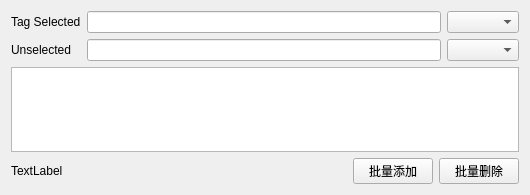
<?xml version="1.0" encoding="UTF-8"?>
<ui version="4.0">
 <class>Form</class>
 <widget class="QWidget" name="Form">
  <property name="geometry">
   <rect>
    <x>0</x>
    <y>0</y>
    <width>530</width>
    <height>195</height>
   </rect>
  </property>
  <property name="windowTitle">
   <string>Form</string>
  </property>
  <layout class="QGridLayout" name="gridLayout">
   <item row="3" column="0" colspan="3">
    <layout class="QHBoxLayout" name="horizontalLayout">
     <item>
      <widget class="QLabel" name="label_bottom">
       <property name="sizePolicy">
        <sizepolicy hsizetype="Expanding" vsizetype="Preferred">
         <horstretch>0</horstretch>
         <verstretch>0</verstretch>
        </sizepolicy>
       </property>
       <property name="text">
        <string>TextLabel</string>
       </property>
      </widget>
     </item>
     <item>
      <widget class="QPushButton" name="but_add_uptags">
       <property name="toolTip">
        <string>&lt;html&gt;&lt;head/&gt;&lt;body&gt;&lt;p&gt;批量添加tag属性&lt;/p&gt;&lt;p&gt;选取的范围由已过滤的结果决定&lt;/p&gt;&lt;p&gt;内部的列表滚动到上方tablewidget相应比例的位置&lt;/p&gt;&lt;p&gt;确认后更新数据&lt;/p&gt;&lt;/body&gt;&lt;/html&gt;</string>
       </property>
       <property name="text">
        <string>批量添加</string>
       </property>
      </widget>
     </item>
     <item>
      <widget class="QPushButton" name="but_del_uptags">
       <property name="toolTip">
        <string>&lt;html&gt;&lt;head/&gt;&lt;body&gt;&lt;p&gt;批量删除tag&lt;/p&gt;&lt;p&gt;选取的范围由输入的tag实时变动&lt;/p&gt;&lt;p&gt;不记忆过程中的选择，每次tag改动遗忘上次所选项&lt;/p&gt;&lt;p&gt;确认后更新数据&lt;/p&gt;&lt;/body&gt;&lt;/html&gt;</string>
       </property>
       <property name="text">
        <string>批量删除</string>
       </property>
      </widget>
     </item>
    </layout>
   </item>
   <item row="1" column="2">
    <widget class="QComboBox" name="comboBox_tags_unselected">
     <property name="sizePolicy">
      <sizepolicy hsizetype="Minimum" vsizetype="Fixed">
       <horstretch>0</horstretch>
       <verstretch>0</verstretch>
      </sizepolicy>
     </property>
     <property name="toolTip">
      <string>排除一个tag</string>
     </property>
     <property name="editable">
      <bool>false</bool>
     </property>
    </widget>
   </item>
   <item row="0" column="0">
    <widget class="QLabel" name="label">
     <property name="text">
      <string>Tag Selected</string>
     </property>
    </widget>
   </item>
   <item row="0" column="2">
    <widget class="QComboBox" name="comboBox_tags_selected">
     <property name="sizePolicy">
      <sizepolicy hsizetype="Minimum" vsizetype="Fixed">
       <horstretch>0</horstretch>
       <verstretch>0</verstretch>
      </sizepolicy>
     </property>
     <property name="toolTip">
      <string>选择一个tag</string>
     </property>
     <property name="editable">
      <bool>false</bool>
     </property>
     <property name="currentText">
      <string/>
     </property>
    </widget>
   </item>
   <item row="2" column="0" colspan="3">
    <widget class="QTableWidget" name="tableWidget"/>
   </item>
   <item row="1" column="0">
    <widget class="QLabel" name="label_2">
     <property name="text">
      <string>Unselected</string>
     </property>
    </widget>
   </item>
   <item row="0" column="1">
    <widget class="QLineEdit" name="lineEdit_tags_selected">
     <property name="toolTip">
      <string>&lt;html&gt;&lt;head/&gt;&lt;body&gt;&lt;p&gt;输入选择的tag，以英文分号分割&lt;/p&gt;&lt;/body&gt;&lt;/html&gt;</string>
     </property>
    </widget>
   </item>
   <item row="1" column="1">
    <widget class="QLineEdit" name="lineEdit_tags_unselected">
     <property name="toolTip">
      <string>&lt;html&gt;&lt;head/&gt;&lt;body&gt;&lt;p&gt;输入反选的tag，以英文分号分割&lt;/p&gt;&lt;/body&gt;&lt;/html&gt;</string>
     </property>
    </widget>
   </item>
  </layout>
 </widget>
 <resources/>
 <connections>
  <connection>
   <sender>comboBox_tags_selected</sender>
   <signal>activated(int)</signal>
   <receiver>Form</receiver>
   <slot>on_add_select(int)</slot>
   <hints>
    <hint type="sourcelabel">
     <x>536</x>
     <y>19</y>
    </hint>
    <hint type="destinationlabel">
     <x>512</x>
     <y>3</y>
    </hint>
   </hints>
  </connection>
  <connection>
   <sender>comboBox_tags_unselected</sender>
   <signal>activated(int)</signal>
   <receiver>Form</receiver>
   <slot>on_add_unselect(int)</slot>
   <hints>
    <hint type="sourcelabel">
     <x>566</x>
     <y>43</y>
    </hint>
    <hint type="destinationlabel">
     <x>514</x>
     <y>33</y>
    </hint>
   </hints>
  </connection>
  <connection>
   <sender>lineEdit_tags_selected</sender>
   <signal>textChanged(QString)</signal>
   <receiver>Form</receiver>
   <slot>on_lineedit_textchange(QString)</slot>
   <hints>
    <hint type="sourcelabel">
     <x>167</x>
     <y>16</y>
    </hint>
    <hint type="destinationlabel">
     <x>155</x>
     <y>7</y>
    </hint>
   </hints>
  </connection>
  <connection>
   <sender>lineEdit_tags_unselected</sender>
   <signal>textChanged(QString)</signal>
   <receiver>Form</receiver>
   <slot>on_lineedit_textchange(QString)</slot>
   <hints>
    <hint type="sourcelabel">
     <x>212</x>
     <y>51</y>
    </hint>
    <hint type="destinationlabel">
     <x>111</x>
     <y>34</y>
    </hint>
   </hints>
  </connection>
  <connection>
   <sender>tableWidget</sender>
   <signal>itemChanged(QTableWidgetItem*)</signal>
   <receiver>Form</receiver>
   <slot>on_change_oneup_tags(QTableWidgetItem*)</slot>
   <hints>
    <hint type="sourcelabel">
     <x>86</x>
     <y>74</y>
    </hint>
    <hint type="destinationlabel">
     <x>57</x>
     <y>60</y>
    </hint>
   </hints>
  </connection>
 </connections>
 <slots>
  <slot>on_add_select(int)</slot>
  <slot>on_add_unselect(int)</slot>
  <slot>on_lineedit_textchange(QString)</slot>
  <slot>on_change_oneup_tags(QTableWidgetItem*)</slot>
 </slots>
</ui>
